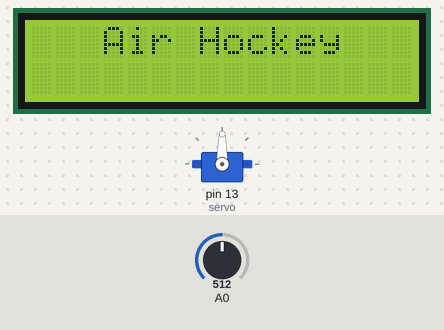
This sketch was run on a simulated Arduino Uno, built with avr-gcc and run on an emulated ATmega328P. Shown: servo, 16×2 character LCD. Inputs (shaded band) come from the test bench; at power-on: A0 = 512. What the sketch prints to the serial monitor is not drawn.

Above: at 0.1 s.
At 3.8 s:
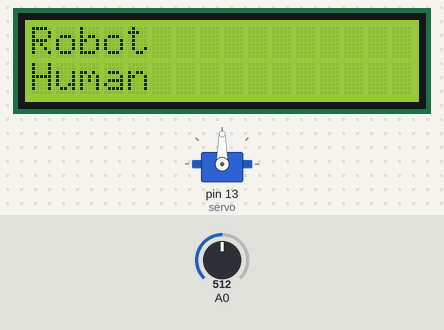
3.9 s: A0 set to 636
5.4 s: A0 set to 664
At 6.6 s:
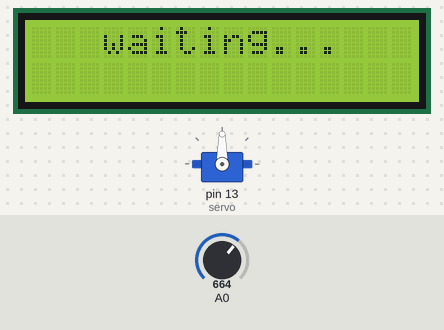
Timing chart, 0 to 8.4 s (numbered marks = the images above; inputs shaded):
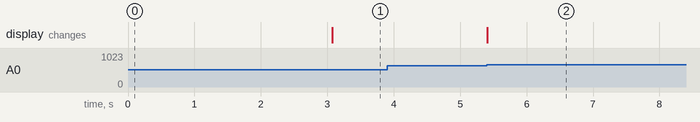

Measured:
- the behaviour switches between 649 and 650 on A0 (found by bisection; images 1 and 2)
- after the input at 3.9 s, every drawn part: stays the same
- after the input at 5.4 s, the display: changes at once (image 2)

The sketch:

lcdtest.ino
```cpp
#include <LiquidCrystal.h>
#include <Servo.h>

#define btnRIGHT 0
#define btnUP 1
#define btnDOWN 2
#define btnLEFT 3
#define btnSELECT 4
#define btnNONE 5

byte checkMark[8] = {
  0b00000,
  0b00000,
  0b00001,
  0b00010,
  0b10100,
  0b01000,
  0b00000,
  0b00000
};

int adc_key_in = 0;
String data = "";

//true if playing against robot
boolean botOn = true;

LiquidCrystal lcd(8, 9, 4, 5, 6, 7);
Servo servo;

void setup() {
  Serial.begin(115200);
  Serial.setTimeout(1);

  servo.attach(13);


  lcd.begin(16,2);
  lcd.createChar(0,checkMark);
  lcd.setCursor(3,0);
  lcd.print("Air Hockey");
  delay(3000);
  lcd.clear();


  lcd.setCursor(0,0);
  while(true) {
    lcd.setCursor(0,0);
    lcd.print("Robot");
    lcd.setCursor(0,1);
    lcd.print("Human");

    if (readButtons() == btnUP) {
      lcd.setCursor(9,1);
      lcd.print("   ");
      lcd.setCursor(9,0);
      lcd.write((byte)0);
      botOn = true;
    } else if(readButtons() == btnDOWN) {
      lcd.setCursor(9,0);
      lcd.print("   ");
      lcd.setCursor(9,1);
      lcd.write((byte)0);
      botOn = false;
    }

    if (readButtons() == btnSELECT) {
        lcd.clear();
        break;
    }
  }

  Serial.print("READY");

}

int readButtons() {
   adc_key_in = analogRead(0);

 if (adc_key_in > 1000) return btnNONE;

 if (adc_key_in < 50) return btnRIGHT;
 if (adc_key_in < 250) return btnUP;
 if (adc_key_in < 450) return btnDOWN;
 if (adc_key_in < 650) return btnLEFT;
 if (adc_key_in < 850) return btnSELECT;
}

void loop() {
//  lcd.setCursor(0,0);
//  String mode = (botOn ? "Robot" : "Human");
//
//  lcd.print(mode);

  if(!Serial.available()) {

    lcd.setCursor(3,0);
    lcd.print("waiting...");
  } else {
    lcd.setCursor(0,1);
    lcd.print("                  ");
    data = Serial.readString();
    servo.write(data.toInt());
    lcd.setCursor(4,1);
    lcd.print(data);
  }

//  switch(readButtons()) {
//    case btnRIGHT:
//      lcd.setCursor(5,0);
//      lcd.print("right");
//      delay(100);
//      lcd.clear();
//      break;
//    case btnLEFT:
//      lcd.setCursor(5,0);
//      lcd.print("left");
//      delay(100);
//      lcd.clear();
//      break;
//    case btnUP:
//      lcd.setCursor(5,0);
//      lcd.print("up");
//      delay(100);
//      lcd.clear();
//      break;
//    case btnDOWN:
//      lcd.setCursor(5,0);
//      lcd.print("down");
//      delay(100);
//      lcd.clear();
//      break;
//    case btnSELECT:
//      lcd.setCursor(5,0);
//      lcd.print("select");
//      delay(100);
//      lcd.clear();
//      break;
//  }

}
```
